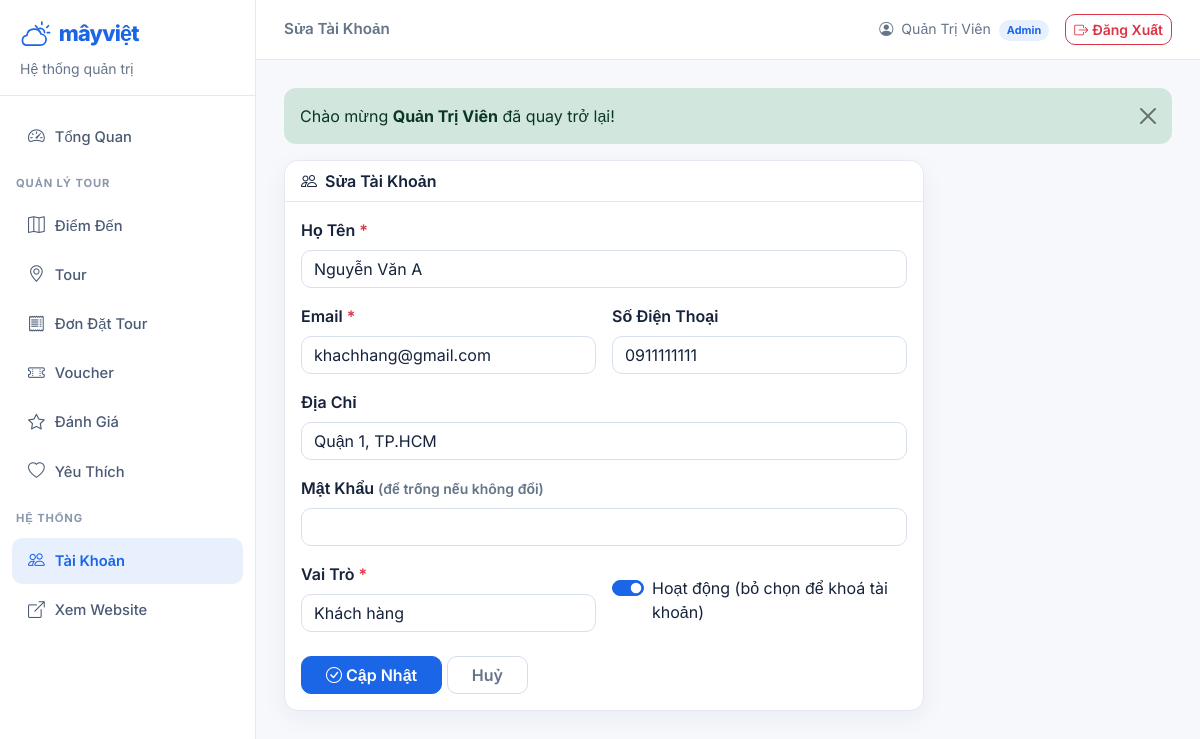
/?action=admin-nguoi-dung-sua&id=2 (signed in), run on the app's committed database.
### tables this page shows
CREATE TABLE nguoi_dung (
    id             INT AUTO_INCREMENT PRIMARY KEY,
    ho_ten         VARCHAR(100)  NOT NULL,
    email          VARCHAR(150)  NOT NULL UNIQUE,
    mat_khau       VARCHAR(255)  NOT NULL,
    so_dien_thoai  VARCHAR(20)   DEFAULT NULL,
    dia_chi        VARCHAR(255)  DEFAULT NULL,
    vai_tro        ENUM('admin','khach_hang') NOT NULL DEFAULT 'khach_hang',
    trang_thai     TINYINT(1)    NOT NULL DEFAULT 1 COMMENT '1: hoạt động, 0: khoá',
    ngay_tao       DATETIME      DEFAULT CURRENT_TIMESTAMP
);

### controllers/AdminNguoiDungController.php (called while the page is built, shortened)
<?php
class AdminNguoiDungController
{
    private $nguoiDungModel;
    public function __construct()
    {
        $this->nguoiDungModel = new NguoiDungModel();
    }
    public function sua()
    {
        $id         = (int)($_GET['id'] ?? 0);
        $nguoi_dung = $this->nguoiDungModel->layTheoId($id);
        require_once PATH_VIEW_ADMIN;
    }
}

### index.php (called while the page is built, shortened)
<?php
spl_autoload_register(function ($ten_class) {
    $ten_file = "$ten_class.php";
    $duong_dan_model      = PATH_MODEL . $ten_file;
});
require_once './configs/helper.php';
require_once './routes/index.php';

### models/BaseModel.php (called while the page is built, shortened)
<?php
class BaseModel
{
    protected $bang;
    protected $pdo;
    public function __construct()
    {
        $dsn = sprintf(
            'mysql:host=%s;port=%s;dbname=%s;charset=utf8mb4',
            DB_HOST, DB_PORT, DB_NAME
        );
        try {
            $this->pdo = new PDO($dsn, DB_USERNAME, DB_PASSWORD, DB_OPTIONS);
        } catch (PDOException $loi) {
            die("❌ Kết nối cơ sở dữ liệu thất bại: {$loi->getMessage()}");
        }
    }
    public function layTheoId($id)
    {
        $sql  = "SELECT * FROM {$this->bang} WHERE id = :id";
        $stmt = $this->pdo->prepare($sql);
        $stmt->execute([':id' => $id]);
        return $stmt->fetch();
    }
}

### views/admin/nguoi_dung/them_sua.php (the view, shortened to what this page needs)
<?php $dang_sua = isset($nguoi_dung); ?>
<div class="card" style="max-width:640px">
    <div class="card-header bg-white">
        <i class="bi bi-people me-2"></i><?= $dang_sua ? 'Sửa Tài Khoản' : 'Thêm Tài Khoản Mới' ?>
    </div>
    <div class="card-body">
        <form action="<?= BASE_URL ?>?action=admin-nguoi-dung-<?= $dang_sua ? 'cap-nhat' : 'luu' ?>" method="POST">
            <div class="mb-3">
                <label class="form-label fw-semibold">Họ Tên <span class="text-danger">*</span></label>
                <input type="text" name="ho_ten" class="form-control <?= !empty($loi['ho_ten']) ? 'is-invalid' : '' ?>"
                       value="<?= htmlspecialchars($_POST['ho_ten'] ?? $nguoi_dung['ho_ten'] ?? '') ?>">
            </div>
            <div class="row g-3">
                <div class="col-md-6">
                    <label class="form-label fw-semibold">Email <span class="text-danger">*</span></label>
                    <input type="email" name="email" class="form-control <?= !empty($loi['email']) ? 'is-invalid' : '' ?>"
                           value="<?= htmlspecialchars($_POST['email'] ?? $nguoi_dung['email'] ?? '') ?>">
                </div>
                <div class="col-md-6">
                    <label class="form-label fw-semibold">Số Điện Thoại</label>
                    <input type="text" name="so_dien_thoai" class="form-control"
                           value="<?= htmlspecialchars($_POST['so_dien_thoai'] ?? $nguoi_dung['so_dien_thoai'] ?? '') ?>">
                </div>
            </div>
            <div class="mb-3 mt-3">
                <label class="form-label fw-semibold">Địa Chỉ</label>
                <input type="text" name="dia_chi" class="form-control"
                       value="<?= htmlspecialchars($_POST['dia_chi'] ?? $nguoi_dung['dia_chi'] ?? '') ?>">
            </div>
            <div class="mb-3">
                <label class="form-label fw-semibold">
                    Mật Khẩu <?= $dang_sua ? '<small class="text-muted">(để trống nếu không đổi)</small>' : '<span class="text-danger">*</span>' ?>
                </label>
                <input type="password" name="mat_khau" class="form-control <?= !empty($loi['mat_khau']) ? 'is-invalid' : '' ?>">
            </div>
            <div class="row g-3">
                <div class="col-md-6">
                    <label class="form-label fw-semibold">Vai Trò <span class="text-danger">*</span></label>
                    <?php $vt = $_POST['vai_tro'] ?? $nguoi_dung['vai_tro'] ?? 'khach_hang'; ?>
                    <select name="vai_tro" class="form-select <?= !empty($loi['vai_tro']) ? 'is-invalid' : '' ?>">
                        <option value="khach_hang" <?= $vt === 'khach_hang' ? 'selected' : '' ?>>Khách hàng</option>
                    </select>
                </div>
                <div class="col-md-6 d-flex align-items-end">
                    <div class="form-check form-switch mb-2">
                        <input class="form-check-input" type="checkbox" name="trang_thai" id="trang_thai"
                               <?= (!$dang_sua || ($nguoi_dung['trang_thai'] ?? 1)) ? 'checked' : '' ?>>
                        <label class="form-check-label" for="trang_thai">Hoạt động (bỏ chọn để khoá tài khoản)</label>
                    </div>
                </div>
            </div>
            <div class="mt-4">
                <button type="submit" class="btn btn-primary px-4">
                    <i class="bi bi-check-circle me-1"></i><?= $dang_sua ? 'Cập Nhật' : 'Lưu Tài Khoản' ?>
                </button>
                <a href="<?= BASE_URL ?>?action=admin-nguoi-dung" class="btn btn-outline-secondary px-4">Huỷ</a>
            </div>
        </form>
    </div>
</div>

### assets/css/mayviet.css (style rules this page uses)
:root { --mv-blue:#1a66e6; --mv-blue-dark:#1452bf; --mv-blue-soft:#e8f0fe; --mv-blue-tint:#f1f6ff; --mv-navy:#0f2b52; --mv-ink:#16233b; --mv-muted:#66748a; --mv-line:#e3e8f1; --mv-bg:#f6f8fc; --mv-green:#0f8a5f; --mv-red:#e5484d; --mv-gold:#f5a623; --mv-radius:14px; --mv-shadow:0 10px 30px rgba(15,43,82,.07); --mv-shadow-lg:0 22px 50px rgba(15,43,82,.14); --mau-chinh:var(--mv-blue); --mau-chinh-dam:var(--mv-blue-dark); --mau-nen:var(--mv-bg); --mau-the:#fff; --mau-vien:var(--mv-line); --mau-nen-toi:#eef2f9; --bs-body-bg:var(--mv-bg); --bs-body-color:var(--mv-ink); --bs-primary:var(--mv-blue); --bs-link-color:var(--mv-blue); --bs-border-color:var(--mv-line); --bs-border-radius:10px; }
html { scroll-behavior:smooth }
body { background:var(--mv-bg);color:var(--mv-ink);font-family:'Inter',system-ui,'Segoe UI',sans-serif;-webkit-font-smoothing:antialiased }
a { color:var(--mv-blue);text-decoration:none }
.text-secondary,.text-muted { color:var(--mv-muted)!important }
.btn { border-radius:10px;font-weight:600;transition:transform .25s ease,box-shadow .25s ease,background-color .25s ease,color .25s ease,border-color .25s }
.btn-outline-secondary { --bs-btn-color:var(--mv-muted);--bs-btn-border-color:#d5dded;--bs-btn-hover-bg:var(--mv-blue-tint);--bs-btn-hover-color:var(--mv-blue);--bs-btn-hover-border-color:var(--mv-blue) }
.card { background:#fff;border:1px solid var(--mv-line);border-radius:var(--mv-radius);box-shadow:var(--mv-shadow) }
.card-header { background:transparent!important;border-color:var(--mv-line) }
.form-control,.form-select { background:#fff;color:var(--mv-ink);border:1px solid #d8e0ee;border-radius:10px }
.form-check-input:checked { background-color:var(--mv-blue);border-color:var(--mv-blue) }

### views/layout_admin.php (style rules this page uses)
body { background:#f6f8fc; color:#16233b; font-family:'Inter',sans-serif; }
.card { border:1px solid #e3e8f1; box-shadow:0 8px 26px rgba(15,43,82,.05); border-radius:14px; }
.card-header { border-radius:14px 14px 0 0 !important; font-weight:600; background:#fff !important; border-color:#e3e8f1; }
.btn-primary { background:#1a66e6; border-color:#1a66e6; }
.form-control,.form-select { border-color:#d8e0ee; border-radius:10px; }
a { color:#1a66e6; }

### data on the page
nguoi_dung: ho_ten "Nguyễn Văn A", email "khachhang@gmail.com", so_dien_thoai "0911111111", dia_chi "Quận 1, TP.HCM", vai_tro "Khách hàng", trang_thai "☑"

### other printed values
$title "Sửa Tài Khoản"
$_SESSION['nguoi_dung']['ho_ten'] "Quản Trị Viên"
$noi_dung "Chào mừng Quản Trị Viên đã quay trở lại!"
